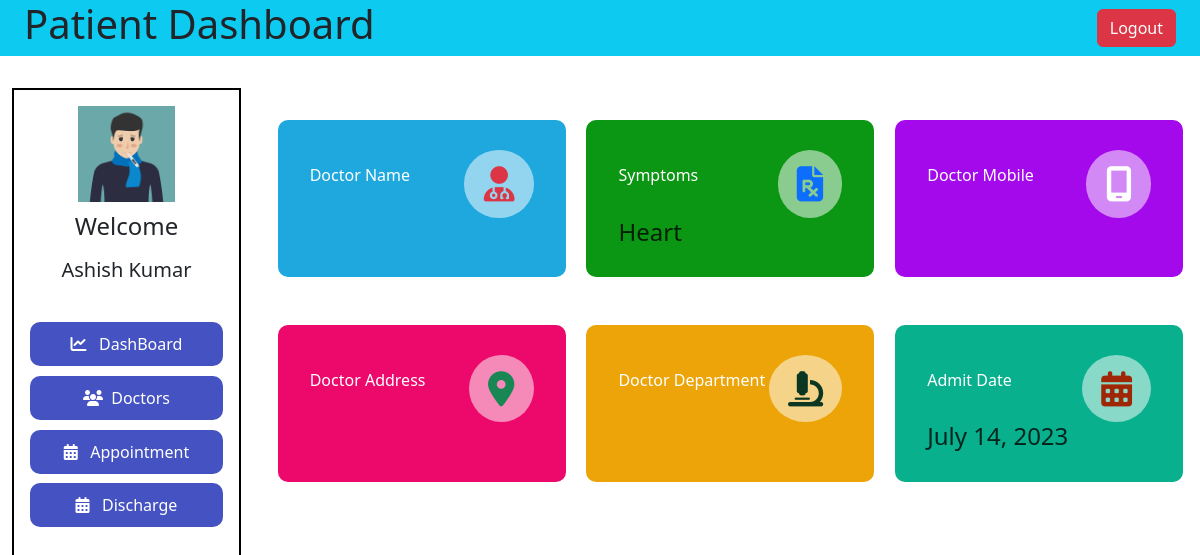
The page /patient-dash/ (signed in) on the database as committed earlier.
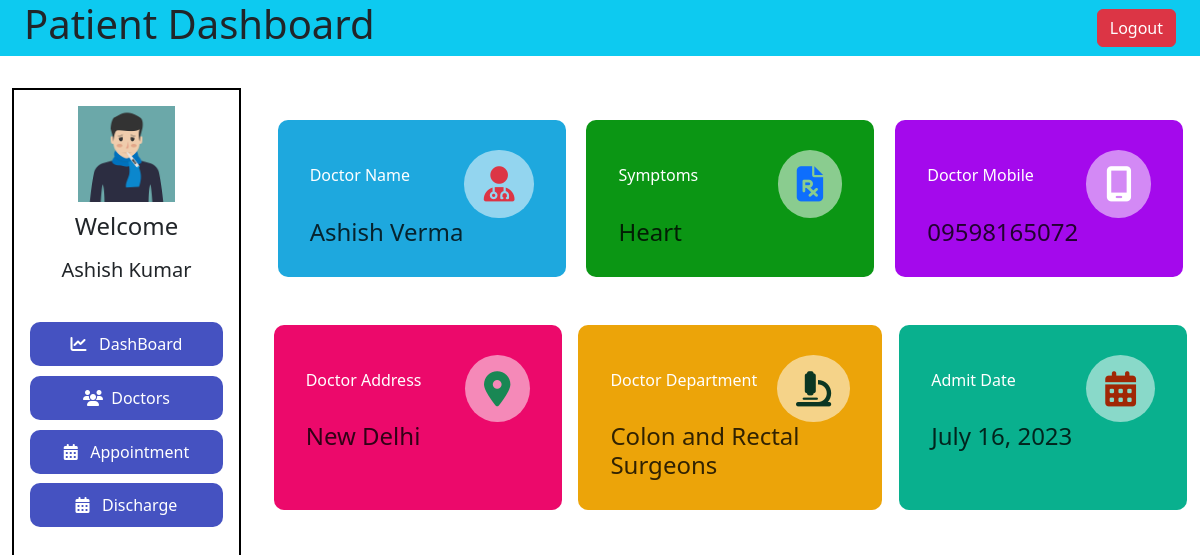
The same page on the database as committed later.
### hospital/models.py (models this page shows, shortened)
class Patient(models.Model):
    user = models.OneToOneField(User, on_delete=models.CASCADE)
    profile_pic = models.ImageField(
        upload_to='profile_pic/PatientProfilePic/', null=True, blank=True)
    address = models.CharField(max_length=40)
    mobile = models.CharField(max_length=20, null=False)
    symptoms = models.CharField(max_length=100, null=False)
    assignedDoctorId = models.PositiveIntegerField(null=True)
    admitDate = models.DateField(auto_now=True)
    status = models.BooleanField(default=False)
    objects = PatientManager()
    def __str__(self):
        return f"{self.user.first_name},{self.symptoms}"

class Doctor(models.Model):
    user = models.OneToOneField(User, on_delete=models.CASCADE)
    profile_pic = models.ImageField(
        upload_to='profile_pic/DoctorProfilePic/', null=True, blank=True)
    address = models.CharField(max_length=40)
    mobile = models.CharField(max_length=20, null=True)
    department = models.CharField(
        max_length=50, choices=departments, default='Cardiologist')
    status = models.BooleanField(default=False)
    def __str__(self):
        return f"{self.user.first_name},{self.department}"
    @property
    def get_name(self):
        return self.user.first_name+" "+self.user.last_name

### hospital/views.py (the view)
# urls.py: path('patient-dash/',ViewPatientDashBoard,name='patientDashBoard'),
@login_required(login_url='patientlogin')
@user_passes_test(is_patient)
def ViewPatientDashBoard(request):
   try:
     patient = Patient.objects.get(user_id = request.user.id)
     doctor = Doctor.objects.get(user_id=patient.assignedDoctorId)
     print(patient,doctor)
     return render(request,'hospital/patientDashboard.html',locals())
   except Exception as Identifier:
    pass
    return render(request,'hospital/patientDashboard.html',locals())

### hospital/views.py (called while the page is built)
def is_patient(user):
    return user.groups.filter(name='PATIENT').exists()

### templates/hospital/patientDashboard.html (shortened to what this page needs)
{% load static %}
<!DOCTYPE html>
<html lang="en">
  <head>
    <link rel="stylesheet" href="{% static 'hospital/css/admin.css' %}" />
    <link
      rel="stylesheet"
      href="{% static 'hospital/css/admin-responsive.css' %}"
    />
    <link
      href="https://cdn.jsdelivr.net/npm/bootstrap@5.3.0/dist/css/bootstrap.min.css"
      rel="stylesheet"
    />
    <link
      href="https://cdn.jsdelivr.net/npm/bootstrap@5.3.0/dist/css/bootstrap.min.css"
      rel="stylesheet"
    />
  </head>
  <body>
    <nav class="bg-info d-flex justify-content-between align-items-center px-4">
      <h1>Patient Dashboard</h1>
      <a href="{% url 'logout' %}"><button class="btn btn-danger">Logout</button></a>
    </nav>
    <div class="container-fluid admin">
      <div class="admin-left">
        <div>
          <img src="{% static 'hospital/images/patient.jpg' %}" alt="" />
          <h4>Welcome</h4>
          <h5>{{request.user.first_name}}</h5>
        </div>
        <div>
          <a href="{% url 'patientDashBoard' %}"
            ><button class="active">
              <i class="fa-solid fa-chart-line"></i> &nbsp; DashBoard
            </button></a
          >
          <a href="">
            <button><i class="fa-solid fa-users"></i>&nbsp; Doctors</button></a
          >
          <a href="{% url 'patientDashBoardAppointment' %}"
            ><button>
              <i class="fa-solid fa-calendar-days"></i> &nbsp; Appointment
            </button></a
          >
          <a href=""
            ><button>
              <i class="fa-solid fa-calendar-days"></i> &nbsp; Discharge
            </button></a
          >
        </div>
      </div>
      <div class="admin-right">
        {% block patientDashBoard %}
        <div class="admin-card">
            <div class="cardsApp" >
                 <div class="pd-card">
                    <h6>Doctor Name</h6>
                 <i class="fa-solid fa-user-doctor text-danger"></i>
                </div><h4>{{doctor.get_name}}</h4>
                 </div>
            <div class="cardsApp" >
                <div class="pd-card">
                    <h6>Symptoms</h6>
                    <i class="fa-solid fa-file-prescription text-primary"></i>
                </div>
                <h4>{{patient.symptoms}}</h4>
                 </div>
            <div class="cardsApp" >
                 <div class="pd-card">
                    <h6>Doctor Mobile</h6>
                    <i class="fa-solid fa-mobile-screen text-white"></i>
                </div>
                <h4>{{doctor.mobile}}</h4>
                 </div>
            <div class="cardsApp" >
                 <div class="pd-card">
                    <h6>Doctor Address</h6>
                  <i class="fa-solid fa-location-dot text-success"></i>
                </div>
                <h4>{{doctor.address}}</h4>
            </div>
            <div class="cardsApp" >
                 <div class="pd-card">
                    <h6>Doctor Department</h6>
                    <i class="fa-solid fa-microscope text-success-emphasis"></i>
                </div>
                <h4>{{doctor.department}}</h4>
                 </div>
            <div class="cardsApp" >
                 <div class="pd-card">
                    <h6>Admit Date</h6>
                    <i class="fa-solid fa-calendar-days " ></i>
                 </div>
                 <h4>{{patient.admitDate}}</h4>
                </div>
        </div>
        {% endblock patientDashBoard %}
      </div>
    </div>
  </body>
</html>

Rows that differ between the two databases and show on the page:
now on this page (row unchanged): Doctor: get_name "Ashish Verma", mobile "09598165072", address "New Delhi", department "Colon and Rectal Surgeons"
changed Patient "Heart": admitDate "July 14, 2023" → "July 16, 2023"
